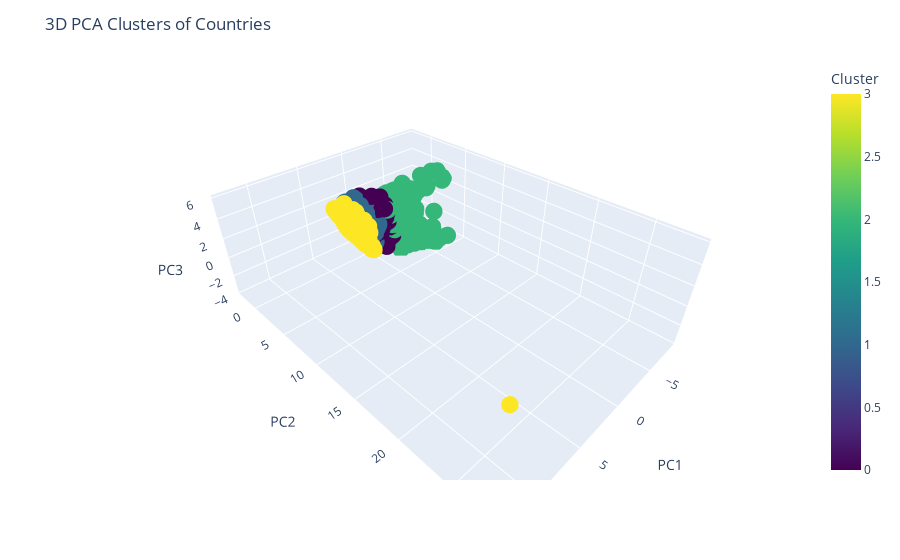

The notebook cell this image was saved under:
### Code cell
pca = PCA(n_components=3)
X_pca = pca.fit_transform(X_scaled)

# Add PCA results to dataframe
df_pca = country2.copy()
df_pca['PC1'] = X_pca[:, 0]
df_pca['PC2'] = X_pca[:, 1]
df_pca['PC3'] = X_pca[:, 2]

# Plot 3D scatter with Plotly
fig = px.scatter_3d(
    df_pca,
    x='PC1', y='PC2', z='PC3',
    color='Cluster',   # Cluster column from k-means
    hover_name='Country',  # So when you hover, it shows country name
    color_continuous_scale='Viridis'
)

fig.update_traces(marker=dict(size=6, line=dict(width=0)))
fig.update_layout(title='3D PCA Clusters of Countries')
fig.show()

### Figure 1 — Plotly figure (JSON) as saved in the notebook; plotly's stock layout.template omitted (floating-point values rounded to 4 significant figures; data arrays with more than 128 entries replaced by an {"elided": "..."} marker saying what was removed)
{"data": [{"hovertemplate": "<b>%{hovertext}</b><br><br>PC1=%{x}<br>PC2=%{y}<br>PC3=%{z}<br>Cluster=%{marker.color}<extra></extra>", "hovertext": {"elided": "5172 str values"}, "legendgroup": "", "marker": {"color": {"elided": "5172 int values"}, "coloraxis": "coloraxis", "line": {"width": 0}, "size": 6, "symbol": "circle"}, "mode": "markers", "name": "", "scene": "scene", "showlegend": false, "type": "scatter3d", "x": {"elided": "5172 float values"}, "y": {"elided": "5172 float values"}, "z": {"elided": "5172 float values"}}], "layout": {"coloraxis": {"colorbar": {"title": {"text": "Cluster"}}, "colorscale": [[0, "#440154"], [0.1111, "#482878"], [0.2222, "#3e4989"], [0.3333, "#31688e"], [0.4444, "#26828e"], [0.5556, "#1f9e89"], [0.6667, "#35b779"], [0.7778, "#6ece58"], [0.8889, "#b5de2b"], [1, "#fde725"]]}, "legend": {"tracegroupgap": 0}, "margin": {"t": 60}, "scene": {"domain": {"x": [0, 1], "y": [0, 1]}, "xaxis": {"title": {"text": "PC1"}}, "yaxis": {"title": {"text": "PC2"}}, "zaxis": {"title": {"text": "PC3"}}}, "title": {"text": "3D PCA Clusters of Countries"}}}
